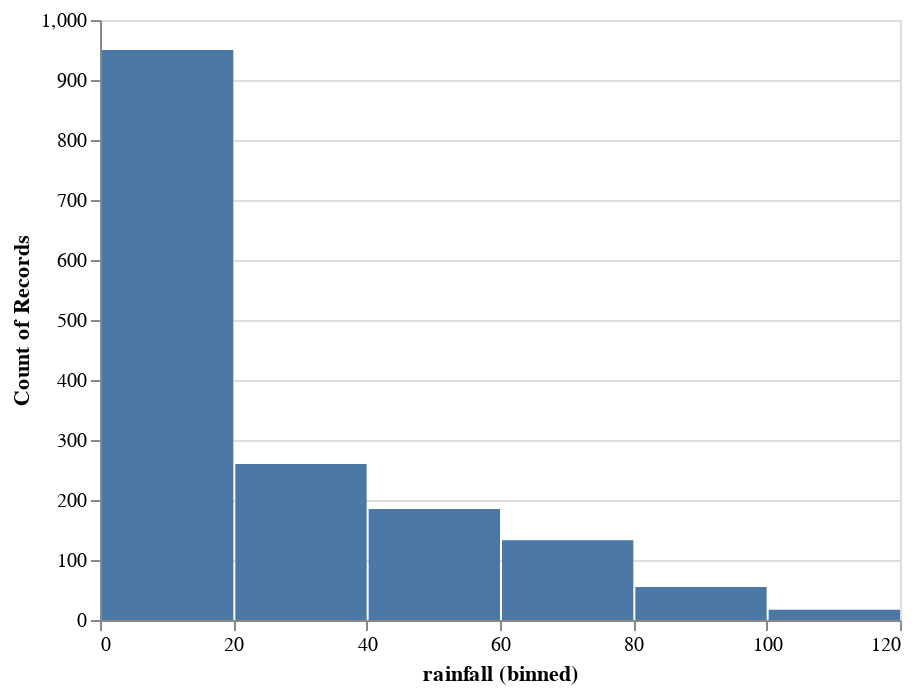

Source (notebook cell):
### Code cell
alt.Chart(world.df_features).mark_bar().encode(
    alt.X("rainfall", bin=True),
    y='count()',
)

### Figure 1 — Vega-Lite specification as saved in the notebook (floating-point values rounded to 4 significant figures; data arrays with more than 128 entries replaced by an {"elided": "..."} marker saying what was removed)
{"$schema": "https://vega.github.io/schema/vega-lite/v2.6.0.json", "config": {"view": {"height": 300, "width": 400}}, "data": {"name": "data-1f791c6336b3101431e571750e8a478a"}, "datasets": {"data-1f791c6336b3101431e571750e8a478a": {"elided": "1600 records"}}, "encoding": {"x": {"bin": true, "field": "rainfall", "type": "quantitative"}, "y": {"aggregate": "count", "type": "quantitative"}}, "mark": "bar"}
